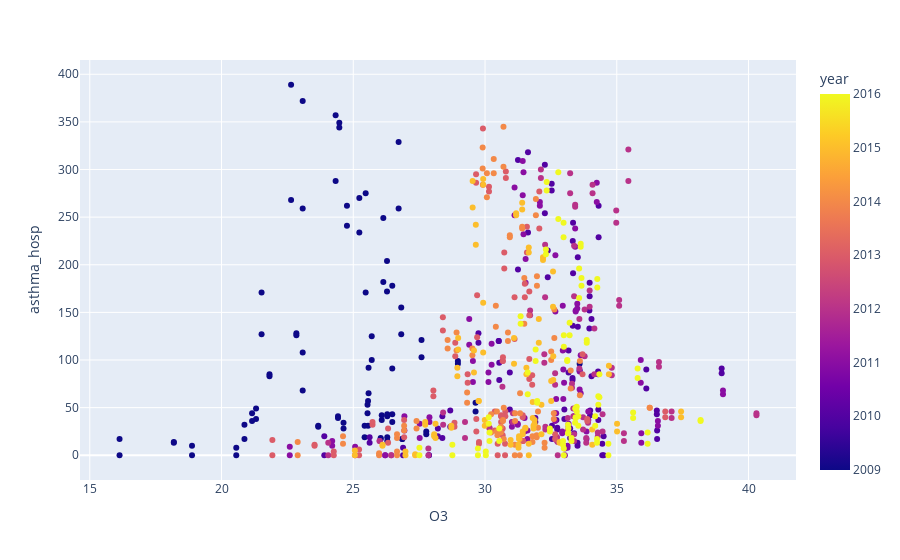

Notebook code for this chart:
### Code cell
fig = px.scatter(sorted_df, x="O3", y="asthma_hosp", color="year")
fig.show()

### Figure 1 — Plotly figure (JSON) as saved in the notebook; plotly's stock layout.template omitted (floating-point values rounded to 4 significant figures; data arrays with more than 128 entries replaced by an {"elided": "..."} marker saying what was removed)
{"data": [{"hovertemplate": "O3=%{x}<br>asthma_hosp=%{y}<br>year=%{marker.color}<extra></extra>", "legendgroup": "", "marker": {"color": {"elided": "672 int values"}, "coloraxis": "coloraxis", "symbol": "circle"}, "mode": "markers", "name": "", "orientation": "v", "showlegend": false, "type": "scatter", "x": {"elided": "672 float values"}, "xaxis": "x", "y": {"elided": "672 int values"}, "yaxis": "y"}], "layout": {"coloraxis": {"colorbar": {"title": {"text": "year"}}, "colorscale": [[0, "#0d0887"], [0.1111, "#46039f"], [0.2222, "#7201a8"], [0.3333, "#9c179e"], [0.4444, "#bd3786"], [0.5556, "#d8576b"], [0.6667, "#ed7953"], [0.7778, "#fb9f3a"], [0.8889, "#fdca26"], [1, "#f0f921"]]}, "legend": {"tracegroupgap": 0}, "margin": {"t": 60}, "xaxis": {"anchor": "y", "domain": [0, 1], "title": {"text": "O3"}}, "yaxis": {"anchor": "x", "domain": [0, 1], "title": {"text": "asthma_hosp"}}}}
